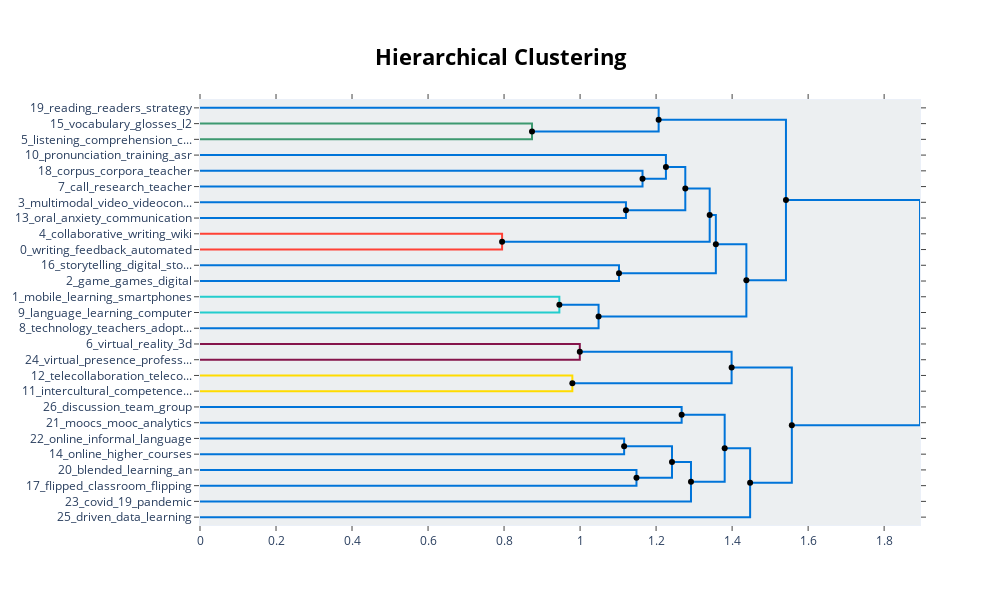

The notebook cell this image was saved under:
### Code cell
hierarchical_topics = model.hierarchical_topics(docs)
model.visualize_hierarchy(hierarchical_topics=hierarchical_topics)

### Figure 1 — Plotly figure (JSON) as saved in the notebook; plotly's stock layout.template omitted (floating-point values rounded to 4 significant figures)
{"data": [{"hoverinfo": "text", "marker": {"color": "rgb(61,153,112)"}, "mode": "lines", "text": ["vocabulary_glosses_l2_acquisition_comprehension", "", "", "listening_comprehension_captions_effects_video"], "type": "scatter", "x": [0, 0.8735, 0.8735, 0], "xaxis": "x", "y": [-15, -15, -25, -25], "yaxis": "y"}, {"hoverinfo": "text", "marker": {"color": "rgb(0,116,217)"}, "mode": "lines", "text": ["reading_readers_strategy_strategies_online", "", "", "vocabulary_comprehension_listening_effects_l2"], "type": "scatter", "x": [0, 1.207, 1.207, 0.8735], "xaxis": "x", "y": [-5, -5, -20, -20], "yaxis": "y"}, {"hoverinfo": "text", "marker": {"color": "rgb(0,116,217)"}, "mode": "lines", "text": ["multimodal_video_videoconferencing_interactions_multimedia", "", "", "oral_anxiety_communication_mediated_life"], "type": "scatter", "x": [0, 1.164, 1.164, 0], "xaxis": "x", "y": [-45, -45, -55, -55], "yaxis": "y"}, {"hoverinfo": "text", "marker": {"color": "rgb(0,116,217)"}, "mode": "lines", "text": ["pronunciation_training_asr_speech_l2", "", "", "oral_video_multimodal_communication_videoconferencing"], "type": "scatter", "x": [0, 1.226, 1.226, 1.164], "xaxis": "x", "y": [-35, -35, -50, -50], "yaxis": "y"}, {"hoverinfo": "text", "marker": {"color": "rgb(0,116,217)"}, "mode": "lines", "text": ["collaborative_writing_wiki_l2_mediated", "", "", "writing_feedback_automated_efl_apos"], "type": "scatter", "x": [0, 1.121, 1.121, 0], "xaxis": "x", "y": [-65, -65, -75, -75], "yaxis": "y"}, {"hoverinfo": "text", "marker": {"color": "rgb(0,116,217)"}, "mode": "lines", "text": ["pronunciation_oral_video_multimodal_and", "", "", "writing_feedback_collaborative_efl_l2"], "type": "scatter", "x": [1.226, 1.277, 1.277, 1.121], "xaxis": "x", "y": [-42.5, -42.5, -70, -70], "yaxis": "y"}, {"hoverinfo": "text", "marker": {"color": "rgb(255,65,54)"}, "mode": "lines", "text": ["storytelling_digital_stories_story_writing", "", "", "game_games_digital_gaming_gamification"], "type": "scatter", "x": [0, 0.7948, 0.7948, 0], "xaxis": "x", "y": [-85, -85, -95, -95], "yaxis": "y"}, {"hoverinfo": "text", "marker": {"color": "rgb(0,116,217)"}, "mode": "lines", "text": ["writing_feedback_l2_of_collaborative", "", "", "game_digital_storytelling_games_to"], "type": "scatter", "x": [1.277, 1.341, 1.341, 0.7948], "xaxis": "x", "y": [-56.25, -56.25, -90, -90], "yaxis": "y"}, {"hoverinfo": "text", "marker": {"color": "rgb(0,116,217)"}, "mode": "lines", "text": ["comprehension_vocabulary_reading_effects_listening", "", "", "writing_of_l2_in_feedback"], "type": "scatter", "x": [0, 1.102, 1.102, 0], "xaxis": "x", "y": [-105, -105, -115, -115], "yaxis": "y"}, {"hoverinfo": "text", "marker": {"color": "rgb(0,116,217)"}, "mode": "lines", "text": ["virtual_reality_3d_immersive_worlds", "", "", "virtual_presence_professional_participation_exchange"], "type": "scatter", "x": [1.341, 1.357, 1.357, 1.102], "xaxis": "x", "y": [-73.12, -73.12, -110, -110], "yaxis": "y"}, {"hoverinfo": "text", "marker": {"color": "rgb(35,205,205)"}, "mode": "lines", "text": ["intercultural_competence_exchange_facebook_foreign", "", "", "telecollaboration_telecollaborative_intercultural_in_service"], "type": "scatter", "x": [0, 0.9455, 0.9455, 0], "xaxis": "x", "y": [-125, -125, -135, -135], "yaxis": "y"}, {"hoverinfo": "text", "marker": {"color": "rgb(0,116,217)"}, "mode": "lines", "text": ["virtual_reality_3d_immersive_worlds", "", "", "intercultural_telecollaboration_competence_in_telecollaborative"], "type": "scatter", "x": [0.9455, 1.049, 1.049, 0], "xaxis": "x", "y": [-130, -130, -145, -145], "yaxis": "y"}, {"hoverinfo": "text", "marker": {"color": "rgb(0,116,217)"}, "mode": "lines", "text": ["online_higher_courses_faculty_education", "", "", "online_informal_language_networking_culture"], "type": "scatter", "x": [1.357, 1.438, 1.438, 1.049], "xaxis": "x", "y": [-91.56, -91.56, -137.5, -137.5], "yaxis": "y"}, {"hoverinfo": "text", "marker": {"color": "rgb(0,116,217)"}, "mode": "lines", "text": ["moocs_mooc_analytics_quality_college", "", "", "online_higher_courses_faculty_education"], "type": "scatter", "x": [1.207, 1.542, 1.542, 1.438], "xaxis": "x", "y": [-12.5, -12.5, -114.5, -114.5], "yaxis": "y"}, {"hoverinfo": "text", "marker": {"color": "rgb(133,20,75)"}, "mode": "lines", "text": ["online_moocs_courses_higher_mooc", "", "", "covid_19_pandemic_post_during"], "type": "scatter", "x": [0, 0.9993, 0.9993, 0], "xaxis": "x", "y": [-155, -155, -165, -165], "yaxis": "y"}, {"hoverinfo": "text", "marker": {"color": "rgb(255,220,0)"}, "mode": "lines", "text": ["discussion_team_group_how_forums", "", "", "online_covid_19_moocs_pandemic"], "type": "scatter", "x": [0, 0.9797, 0.9797, 0], "xaxis": "x", "y": [-175, -175, -185, -185], "yaxis": "y"}, {"hoverinfo": "text", "marker": {"color": "rgb(0,116,217)"}, "mode": "lines", "text": ["blended_learning_an_approach_inquiry", "", "", "flipped_classroom_flipping_model_classrooms"], "type": "scatter", "x": [0.9993, 1.399, 1.399, 0.9797], "xaxis": "x", "y": [-160, -160, -180, -180], "yaxis": "y"}, {"hoverinfo": "text", "marker": {"color": "rgb(0,116,217)"}, "mode": "lines", "text": ["language_learning_computer_technology_assisted", "", "", "technology_teachers_adoption_technological_pedagogical"], "type": "scatter", "x": [0, 1.267, 1.267, 0], "xaxis": "x", "y": [-195, -195, -205, -205], "yaxis": "y"}, {"hoverinfo": "text", "marker": {"color": "rgb(0,116,217)"}, "mode": "lines", "text": ["mobile_learning_smartphones_devices_assisted", "", "", "technology_language_technologies_learning_teachers"], "type": "scatter", "x": [0, 1.116, 1.116, 0], "xaxis": "x", "y": [-215, -215, -225, -225], "yaxis": "y"}, {"hoverinfo": "text", "marker": {"color": "rgb(0,116,217)"}, "mode": "lines", "text": ["mobile_technology_language_learning_assisted", "", "", "call_research_teacher_the_of"], "type": "scatter", "x": [0, 1.148, 1.148, 0], "xaxis": "x", "y": [-235, -235, -245, -245], "yaxis": "y"}, {"hoverinfo": "text", "marker": {"color": "rgb(0,116,217)"}, "mode": "lines", "text": ["flipped_blended_classroom_model_learning", "", "", "call_mobile_technology_language_learning"], "type": "scatter", "x": [1.116, 1.242, 1.242, 1.148], "xaxis": "x", "y": [-220, -220, -240, -240], "yaxis": "y"}, {"hoverinfo": "text", "marker": {"color": "rgb(0,116,217)"}, "mode": "lines", "text": ["corpus_corpora_teacher_adverbials_collocation", "", "", "driven_data_learning_retesting_challenge"], "type": "scatter", "x": [1.242, 1.292, 1.292, 0], "xaxis": "x", "y": [-230, -230, -255, -255], "yaxis": "y"}, {"hoverinfo": "text", "marker": {"color": "rgb(0,116,217)"}, "mode": "lines", "text": ["call_learning_language_mobile_technology", "", "", "driven_corpus_data_corpora_learning"], "type": "scatter", "x": [1.267, 1.38, 1.38, 1.292], "xaxis": "x", "y": [-200, -200, -242.5, -242.5], "yaxis": "y"}, {"hoverinfo": "text", "marker": {"color": "rgb(0,116,217)"}, "mode": "lines", "text": ["online_covid_19_moocs_pandemic", "", "", "learning_language_call_mobile_of"], "type": "scatter", "x": [1.38, 1.447, 1.447, 0], "xaxis": "x", "y": [-221.2, -221.2, -265, -265], "yaxis": "y"}, {"hoverinfo": "text", "marker": {"color": "rgb(0,116,217)"}, "mode": "lines", "text": ["virtual_intercultural_telecollaboration_reality_in", "", "", "learning_language_of_the_call"], "type": "scatter", "x": [1.399, 1.557, 1.557, 1.447], "xaxis": "x", "y": [-170, -170, -243.1, -243.1], "yaxis": "y"}, {"hoverinfo": "text", "marker": {"color": "rgb(0,116,217)"}, "mode": "lines", "text": ["writing_l2_of_and_in", "", "", "learning_of_in_language_the"], "type": "scatter", "x": [1.542, 1.894, 1.894, 1.557], "xaxis": "x", "y": [-63.52, -63.52, -206.6, -206.6], "yaxis": "y"}, {"hoverinfo": "text", "hovertext": ["pronunciation_oral_video_multimodal_and", "writing_feedback_l2_of_collaborative", "virtual_reality_3d_immersive_worlds", "virtual_reality_3d_immersive_worlds", "online_higher_courses_faculty_education", "moocs_mooc_analytics_quality_college", "blended_learning_an_approach_inquiry", "flipped_blended_classroom_model_learning", "corpus_corpora_teacher_adverbials_collocation", "call_learning_language_mobile_technology", "online_covid_19_moocs_pandemic", "virtual_intercultural_telecollaboration_reality_in", "writing_l2_of_and_in"], "marker": {"color": "black"}, "mode": "markers", "showlegend": false, "type": "scatter", "x": [1.226, 1.277, 1.341, 0.9455, 1.357, 1.207, 0.9993, 1.116, 1.242, 1.267, 1.38, 1.399, 1.542], "y": [-42.5, -56.25, -73.12, -130, -91.56, -12.5, -160, -220, -230, -200, -221.2, -170, -63.52]}, {"hoverinfo": "text", "hovertext": ["vocabulary_comprehension_listening_effects_l2", "oral_video_multimodal_communication_videoconferencing", "writing_feedback_collaborative_efl_l2", "game_digital_storytelling_games_to", "virtual_presence_professional_participation_exchange", "online_informal_language_networking_culture", "online_higher_courses_faculty_education", "flipped_classroom_flipping_model_classrooms", "call_mobile_technology_language_learning", "driven_corpus_data_corpora_learning", "learning_language_of_the_call", "learning_of_in_language_the"], "marker": {"color": "black"}, "mode": "markers", "showlegend": false, "type": "scatter", "x": [0.8735, 1.164, 1.121, 0.7948, 1.102, 1.049, 1.438, 0.9797, 1.148, 1.292, 1.447, 1.557], "y": [-20, -50, -70, -90, -110, -137.5, -114.5, -180, -240, -242.5, -243.1, -206.6]}], "layout": {"autosize": false, "height": 605, "hoverlabel": {"bgcolor": "white", "font": {"family": "Rockwell", "size": 16}}, "hovermode": "closest", "plot_bgcolor": "#ECEFF1", "showlegend": false, "title": {"font": {"color": "Black", "size": 22}, "text": "<b>Hierarchical Clustering</b>", "x": 0.5, "xanchor": "center", "yanchor": "top"}, "width": 1000, "xaxis": {"mirror": "allticks", "rangemode": "tozero", "showgrid": false, "showline": true, "showticklabels": true, "ticks": "outside", "type": "linear", "zeroline": false}, "yaxis": {"mirror": "allticks", "range": [-270, 0], "rangemode": "tozero", "showgrid": false, "showline": true, "showticklabels": true, "tickmode": "array", "ticks": "outside", "ticktext": ["19_reading_readers_strategy", "15_vocabulary_glosses_l2", "5_listening_comprehension_c...", "10_pronunciation_training_asr", "18_corpus_corpora_teacher", "7_call_research_teacher", "3_multimodal_video_videocon...", "13_oral_anxiety_communication", "4_collaborative_writing_wiki", "0_writing_feedback_automated", "16_storytelling_digital_sto...", "2_game_games_digital", "1_mobile_learning_smartphones", "9_language_learning_computer", "8_technology_teachers_adopt...", "6_virtual_reality_3d", "24_virtual_presence_profess...", "12_telecollaboration_teleco...", "11_intercultural_competence...", "26_discussion_team_group", "21_moocs_mooc_analytics", "22_online_informal_language", "14_online_higher_courses", "20_blended_learning_an", "17_flipped_classroom_flipping", "23_covid_19_pandemic", "25_driven_data_learning"], "tickvals": [-5, -15, -25, -35, -45, -55, -65, -75, -85, -95, -105, -115, -125, -135, -145, -155, -165, -175, -185, -195, -205, -215, -225, -235, -245, -255, -265], "type": "linear", "zeroline": false}}}
